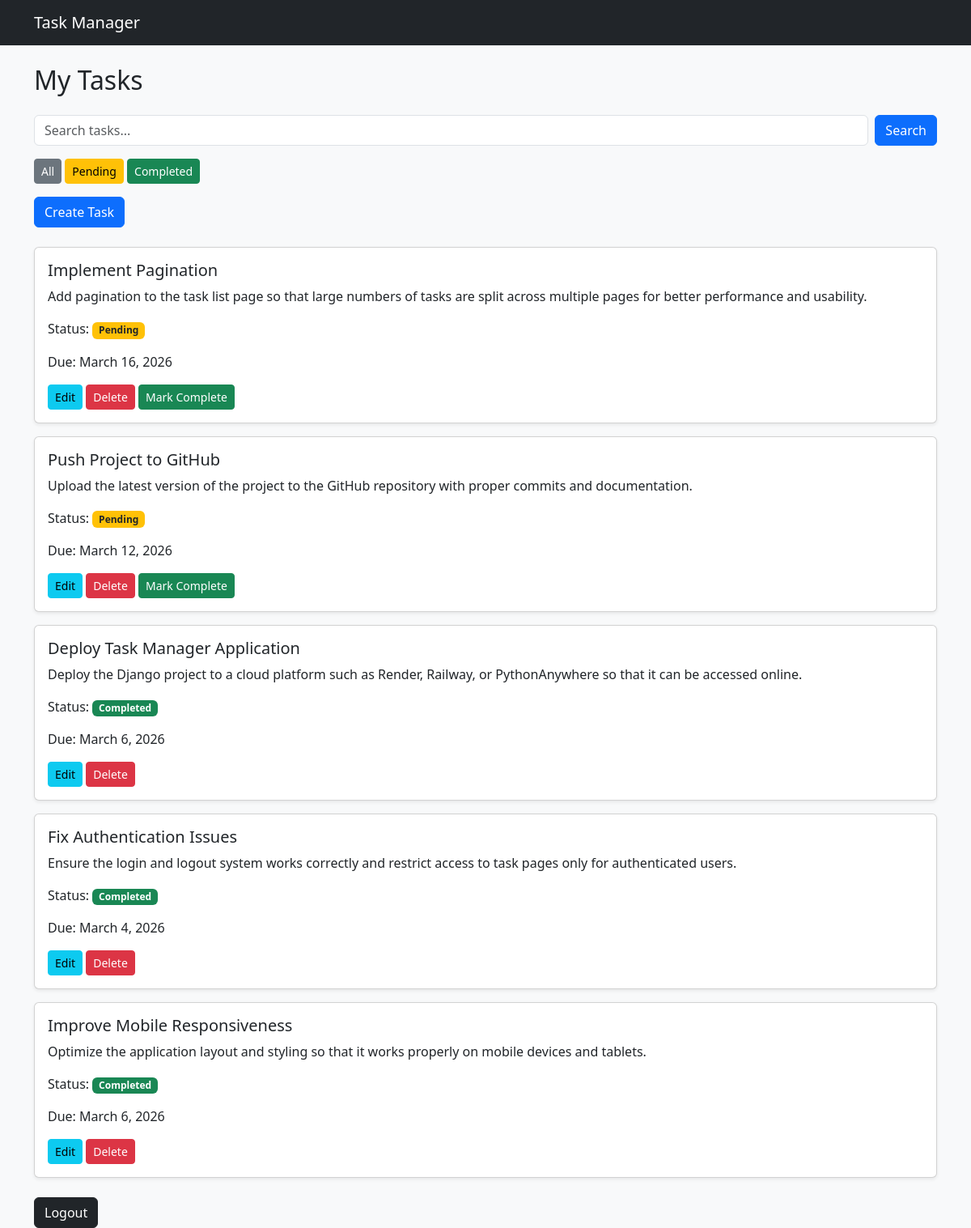
/ (signed in), run on the app's committed database.
### tasks/models.py (models this page shows, shortened)
class Task(models.Model):
    STATUS_CHOICES = [
        ('pending', 'Pending'),
        ('completed', 'Completed')
    ]
    title = models.CharField(max_length=200)
    description = models.TextField()
    status = models.CharField(max_length=10, choices=STATUS_CHOICES, default='pending')
    due_date = models.DateField()
    created_date = models.DateTimeField(auto_now_add=True)
    user = models.ForeignKey(User, on_delete=models.CASCADE)

### tasks/views.py (the view)
# urls.py: path('', TaskListView.as_view(), name='tasks'),
class TaskListView(LoginRequiredMixin, ListView):
    model = Task
    template_name = 'task_list.html'
    context_object_name = 'tasks'
    def get_queryset(self):
        queryset = Task.objects.filter(user=self.request.user)
        status = self.request.GET.get('status')
        if status == 'pending':
            queryset = queryset.filter(status='pending')
        elif status == 'completed':
            queryset = queryset.filter(status='completed')
        search = self.request.GET.get('search')
        if search:
            queryset = queryset.filter(
                Q(title__icontains=search) |
                Q(description__icontains=search)
            )
        return queryset

### templates/task_list.html (shortened to what this page needs)
{% extends 'base.html' %}
{% block content %}
<h2 class="mb-4">My Tasks</h2>
<form method="GET" class="mb-3 d-flex">
    <input class="form-control me-2" type="text" name="search" placeholder="Search tasks..." value="{{ request.GET.search }}">
    <button class="btn btn-primary">Search</button>
</form>
<div class="mb-3">
    <a class="btn btn-secondary btn-sm" href="/">All</a>
    <a class="btn btn-warning btn-sm" href="/?status=pending">Pending</a>
    <a class="btn btn-success btn-sm" href="/?status=completed">Completed</a>
</div>
<a href="{% url 'task-create' %}" class="btn btn-primary mb-4">Create Task</a>
{% for task in tasks %}
<div class="card mb-3 shadow-sm">
    <div class="card-body">
        <h5 class="card-title">{{ task.title }}</h5>
        <p class="card-text">{{ task.description }}</p>
        <p>
            Status:
            {% if task.status == "completed" %}
                <span class="badge bg-success">Completed</span>
            {% else %}
                <span class="badge bg-warning text-dark">Pending</span>
            {% endif %}
        </p>
        <p>Due: {{ task.due_date }}</p>
        <a href="{% url 'task-update' task.pk %}" class="btn btn-sm btn-info">Edit</a>
        <a href="{% url 'task-delete' task.pk %}" class="btn btn-sm btn-danger">Delete</a>
        {% if task.status != "completed" %}
        <a href="{% url 'task-complete' task.pk %}" class="btn btn-sm btn-success">
            Mark Complete
        </a>
        {% endif %}
    </div>
</div>
{% empty %}
<div class="alert alert-info">
    No tasks found.
</div>
{% endfor %}
<div class="mt-4 text-start">
<form method="POST" action="{% url 'logout' %}">
    <button class="btn btn-dark">Logout</button>
</form>
</div>
{% endblock %}

### data on the page
Task: title "Implement Pagination", description "Add pagination to the task list page so that large numbers of tasks are split across multiple pages for better performance and usability.", status "Pending", due_date "March 16, 2026"
Task: title "Push Project to GitHub", description "Upload the latest version of the project to the GitHub repository with proper commits and documentation.", status "Pending", due_date "March 12, 2026"
Task: title "Deploy Task Manager Application", description "Deploy the Django project to a cloud platform such as Render, Railway, or PythonAnywhere so that it can be accessed online.", status "Completed", due_date "March 6, 2026"
Task: title "Fix Authentication Issues", description "Ensure the login and logout system works correctly and restrict access to task pages only for authenticated users.", status "Completed", due_date "March 4, 2026"
Task: title "Improve Mobile Responsiveness", description "Optimize the application layout and styling so that it works properly on mobile devices and tablets.", status "Completed", due_date "March 6, 2026"
